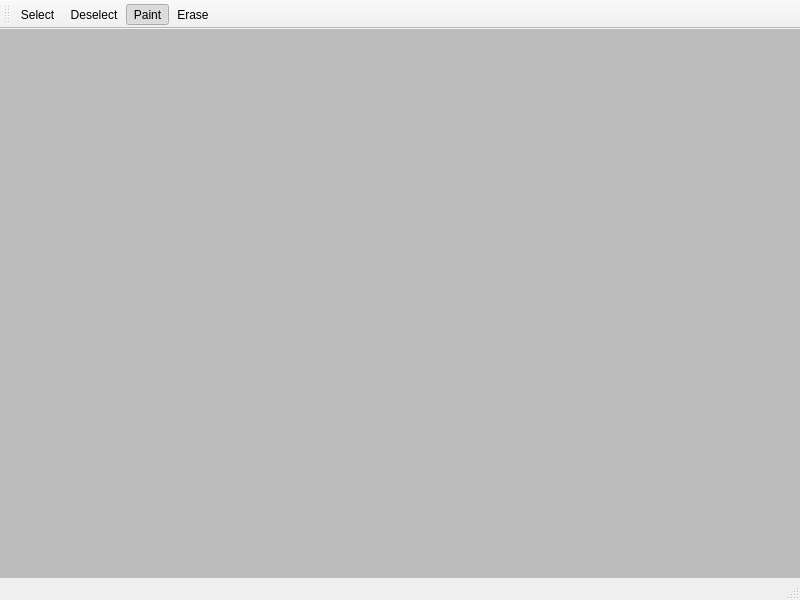
<?xml version="1.0" encoding="UTF-8"?>
<ui version="4.0">
 <class>MainWindow</class>
 <widget class="QMainWindow" name="MainWindow">
  <property name="geometry">
   <rect>
    <x>0</x>
    <y>0</y>
    <width>800</width>
    <height>600</height>
   </rect>
  </property>
  <property name="windowTitle">
   <string>MoDraw</string>
  </property>
  <widget class="QWidget" name="mainWidget">
   <property name="styleSheet">
    <string notr="true">background-color: #bbb;</string>
   </property>
   <layout class="QGridLayout" name="mainLayout">
    <property name="leftMargin">
     <number>0</number>
    </property>
    <property name="topMargin">
     <number>0</number>
    </property>
    <property name="rightMargin">
     <number>0</number>
    </property>
    <property name="bottomMargin">
     <number>0</number>
    </property>
    <property name="spacing">
     <number>0</number>
    </property>
   </layout>
  </widget>
  <widget class="QMenuBar" name="menubar">
   <property name="geometry">
    <rect>
     <x>0</x>
     <y>0</y>
     <width>800</width>
     <height>21</height>
    </rect>
   </property>
  </widget>
  <widget class="QStatusBar" name="statusbar"/>
  <widget class="QToolBar" name="toolBar">
   <property name="windowTitle">
    <string>toolBar</string>
   </property>
   <attribute name="toolBarArea">
    <enum>TopToolBarArea</enum>
   </attribute>
   <attribute name="toolBarBreak">
    <bool>false</bool>
   </attribute>
   <addaction name="actionSelect"/>
   <addaction name="actionDeselect"/>
   <addaction name="actionPaint"/>
   <addaction name="actionErase"/>
  </widget>
  <action name="actionPaint">
   <property name="checkable">
    <bool>true</bool>
   </property>
   <property name="checked">
    <bool>true</bool>
   </property>
   <property name="text">
    <string>Paint</string>
   </property>
   <property name="toolTip">
    <string>Paint in cells (Right click to erase) (P)</string>
   </property>
   <property name="shortcut">
    <string>P</string>
   </property>
  </action>
  <action name="actionErase">
   <property name="checkable">
    <bool>true</bool>
   </property>
   <property name="text">
    <string>Erase</string>
   </property>
   <property name="toolTip">
    <string>Erase in cells (Right click to paint) (E)</string>
   </property>
   <property name="shortcut">
    <string>E</string>
   </property>
  </action>
  <action name="actionSelect">
   <property name="checkable">
    <bool>true</bool>
   </property>
   <property name="text">
    <string>Select</string>
   </property>
   <property name="toolTip">
    <string>Select cells (Right click to deselect) (V)</string>
   </property>
   <property name="shortcut">
    <string>V</string>
   </property>
  </action>
  <action name="actionDeselect">
   <property name="checkable">
    <bool>true</bool>
   </property>
   <property name="text">
    <string>Deselect</string>
   </property>
   <property name="toolTip">
    <string>Deselect cells (Right click to select) (D)</string>
   </property>
   <property name="shortcut">
    <string>D</string>
   </property>
  </action>
 </widget>
 <resources/>
 <connections/>
</ui>
